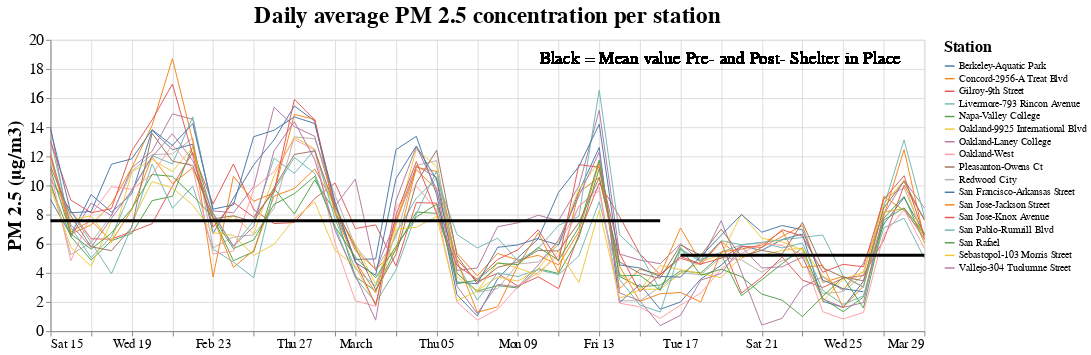

Here is the notebook cell this chart was saved with:
### Code cell
def plot_line(param='PM25HR'):
    lp = (alt.Chart(line_df).mark_line(size=1)
                .encode(
                    x=alt.X('date:T', title='',axis = alt.Axis(labelFontSize = 13)),
                    y=alt.Y(param, 
                            title = '{} ({})'.format(param_title[param],
                                                units_dict[param]),
                            axis = alt.Axis(labelFontSize = 16,
                            titleFontSize = 20)),
                    color=alt.Color('name:N', 
                                    title = 'Station'),
                    tooltip=['name:N'])
                .properties(height = 300, 
                            width = 900, 
                            title = 'Daily average {} concentration per station'.format(param_title[param])))
    pre_line = (alt.Chart(line_df)
        .mark_line(size=3, color='black')
        .encode(x='date:T',y='Pre-Shelter in place mean:Q'))
    post_line = (alt.Chart(line_df)
        .mark_line(size=3, color='black')
        .encode(x='date:T',y='Post-Shelter in place mean:Q'))
    text = alt.Chart().mark_text(dx=240,
                                dy=-130,
                                size=18,
                                text='Black = Mean value Pre- and Post- Shelter in Place').encode()
    return ((lp + pre_line + post_line + text)
                .configure_title(fontSize = 24)
                .configure_legend(titleFontSize=16))

plot_line()

### Figure 1 — Vega-Lite specification as saved in the notebook (floating-point values rounded to 4 significant figures; data arrays with more than 128 entries replaced by an {"elided": "..."} marker saying what was removed)
{"config": {"view": {"continuousWidth": 400, "continuousHeight": 300}, "legend": {"titleFontSize": 16}, "title": {"fontSize": 24}}, "layer": [{"mark": {"type": "line", "size": 1}, "encoding": {"color": {"type": "nominal", "field": "name", "title": "Station"}, "tooltip": [{"type": "nominal", "field": "name"}], "x": {"type": "temporal", "axis": {"labelFontSize": 13}, "field": "date", "title": ""}, "y": {"type": "quantitative", "axis": {"labelFontSize": 16, "titleFontSize": 20}, "field": "PM25HR", "title": "PM 2.5 (µg/m3)"}}, "height": 300, "title": "Daily average PM 2.5 concentration per station", "width": 900}, {"mark": {"type": "line", "color": "black", "size": 3}, "encoding": {"x": {"type": "temporal", "field": "date"}, "y": {"type": "quantitative", "field": "Pre-Shelter in place mean"}}}, {"mark": {"type": "line", "color": "black", "size": 3}, "encoding": {"x": {"type": "temporal", "field": "date"}, "y": {"type": "quantitative", "field": "Post-Shelter in place mean"}}}, {"mark": {"type": "text", "dx": 240, "dy": -130, "size": 18, "text": "Black = Mean value Pre- and Post- Shelter in Place"}, "encoding": {}}], "data": {"name": "data-f6fe309444ae1aff2248f21154449bb6"}, "$schema": "https://vega.github.io/schema/vega-lite/v4.0.2.json", "datasets": {"data-f6fe309444ae1aff2248f21154449bb6": {"elided": "733 records"}}}
